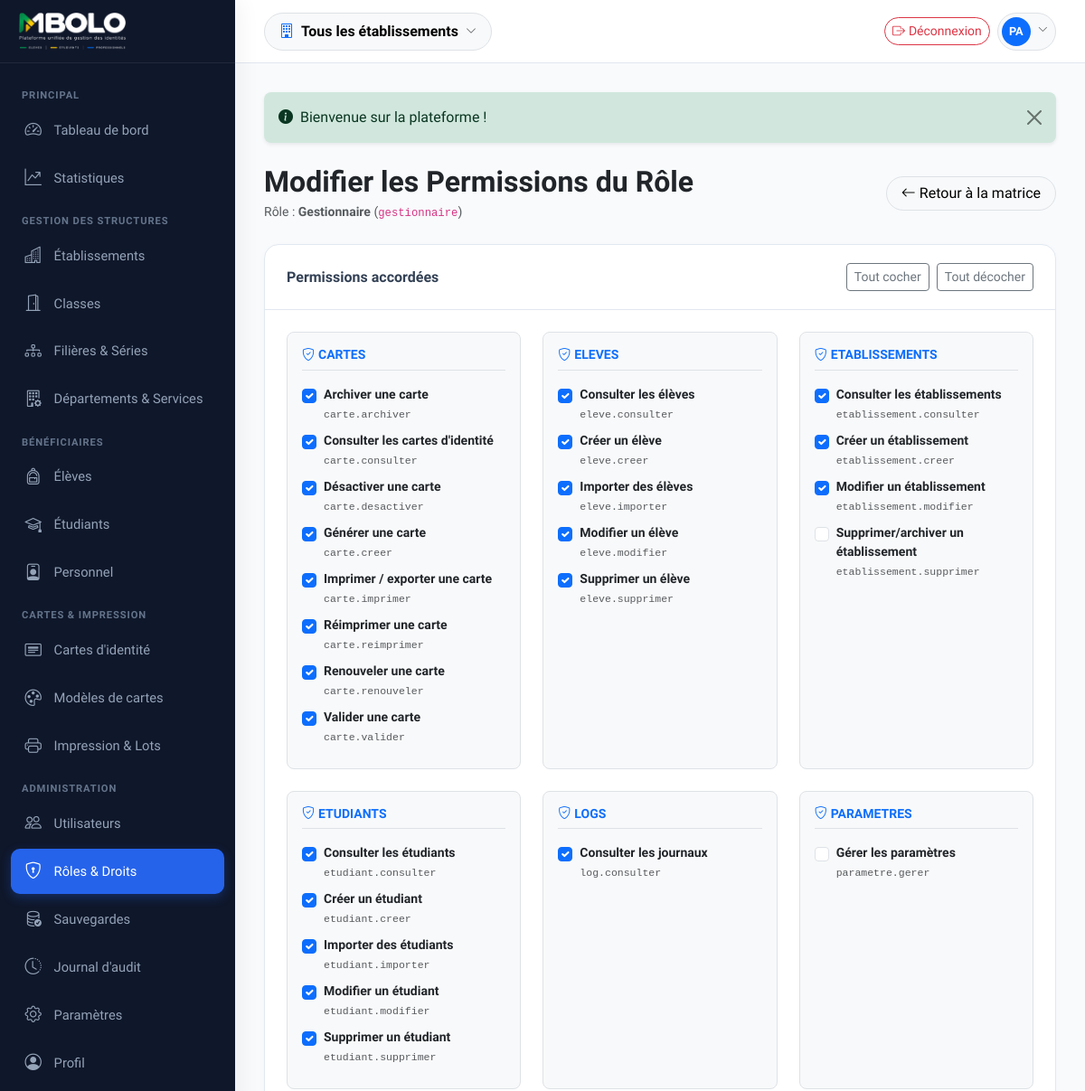
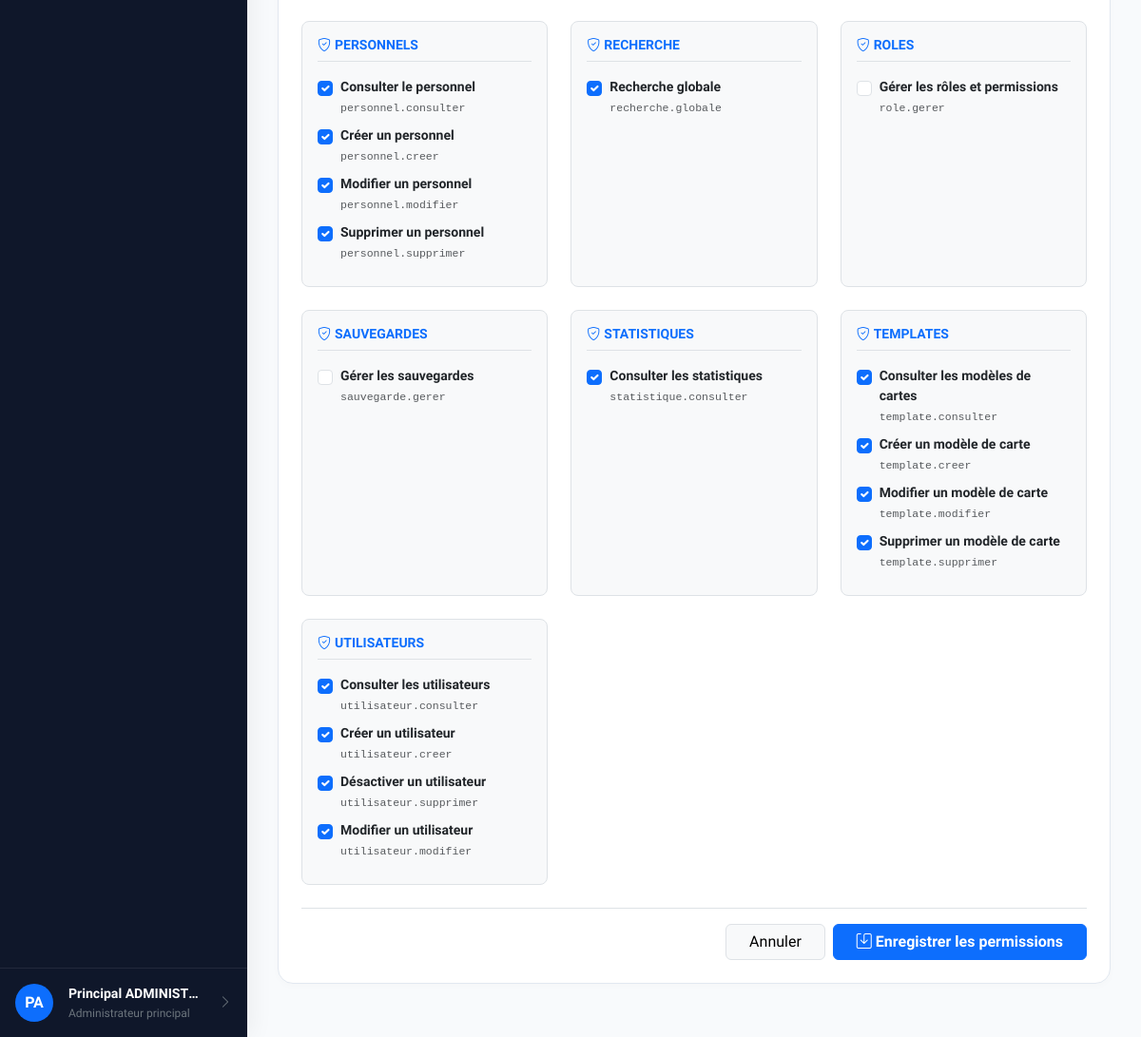
Screenshot of /roles/2/modifier (signed in) with the database file from the repository (2 pictures, top to bottom).
### tables this page shows
CREATE TABLE IF NOT EXISTS roles (
    id BIGINT UNSIGNED AUTO_INCREMENT PRIMARY KEY,
    code VARCHAR(50) NOT NULL UNIQUE,
    libelle VARCHAR(100) NOT NULL,
    description VARCHAR(255) NULL,
    created_at DATETIME NOT NULL DEFAULT CURRENT_TIMESTAMP
);

CREATE TABLE IF NOT EXISTS permissions (
    id BIGINT UNSIGNED AUTO_INCREMENT PRIMARY KEY,
    code VARCHAR(100) NOT NULL UNIQUE,
    module VARCHAR(50) NOT NULL,
    libelle VARCHAR(150) NOT NULL
);

### app/Views/roles/edit.php (the view, shortened to what the rows shown need)
<div class="d-flex justify-content-between align-items-center mb-4">
    <div>
        <h2 class="fw-bold text-dark mb-1">Modifier les Permissions du Rôle</h2>
        <p class="text-muted small mb-0">Rôle : <strong><?= htmlspecialchars($role['libelle']) ?></strong> (<code><?= htmlspecialchars($role['code']) ?></code>)</p>
    </div>
    <a href="<?= $base_path ?>/roles" class="btn btn-light border rounded-pill px-3">
        <i class="bi bi-arrow-left me-1"></i>Retour à la matrice
    </a>
</div>
<form action="<?= $base_path ?>/roles/<?= $role['id'] ?>/modifier" method="POST">
    <div class="card-custom mb-4">
        <div class="card-header-custom d-flex justify-content-between align-items-center">
            <h6 class="fw-bold mb-0">Permissions accordées</h6>
            <div class="d-flex gap-2">
                <button type="button" class="btn btn-outline-secondary btn-sm" id="btnCheckAll">Tout cocher</button>
                <button type="button" class="btn btn-outline-secondary btn-sm" id="btnUncheckAll">Tout décocher</button>
            </div>
        </div>
        <div class="p-4">
            <div class="row g-4">
                <?php foreach ($groupedPermissions as $module => $perms): ?>
                    <div class="col-md-6 col-lg-4">
                        <div class="border rounded-3 p-3 bg-light h-100">
                            <h6 class="fw-bold text-primary text-uppercase small mb-3 border-bottom pb-2">
                                <i class="bi bi-shield-check me-1"></i><?= htmlspecialchars($module) ?>
                            </h6>
                            <?php foreach ($perms as $p): ?>
                                <div class="form-check mb-2">
                                    <input class="form-check-input perm-checkbox" type="checkbox"
                                           name="permissions[]" value="<?= $p['id'] ?>"
                                           id="perm_<?= $p['id'] ?>"
                                           <?= in_array($p['id'], $activePermissionIds, true) ? 'checked' : '' ?>>
                                    <label class="form-check-label small" for="perm_<?= $p['id'] ?>">
                                        <div class="fw-semibold text-dark"><?= htmlspecialchars($p['libelle']) ?></div>
                                        <code class="text-muted" style="font-size: 0.72rem;"><?= htmlspecialchars($p['code']) ?></code>
                                    </label>
                                </div>
                            <?php endforeach; ?>
                        </div>
                    </div>
                <?php endforeach; ?>
            </div>
            <div class="d-flex justify-content-end gap-2 mt-4 pt-3 border-top">
                <a href="<?= $base_path ?>/roles" class="btn btn-light border px-4">Annuler</a>
                <button type="submit" class="btn btn-primary px-4 fw-semibold">
                    <i class="bi bi-save me-1"></i>Enregistrer les permissions
                </button>
            </div>
        </div>
    </div>
</form>

### app/Core/Router.php (shortened to what the rows shown need)
<?php
class Router
{
    private array $routes = [];
    private Request $request;
    private Response $response;
    public function __construct(Request $request, Response $response)
    {
        $this->request = $request;
        $this->response = $response;
    }
    private function addRoute(string $method, string $path, array|callable $handler, array $middlewares): void
    {
        $normalizedPath = '/' . trim($path, '/');
        $pattern = preg_replace('/\{([a-zA-Z0-9_]+)\}/', '(?P<$1>[^/]+)', $normalizedPath);
        $pattern = '#^' . $pattern . '$#';
        $this->routes[] = [
            'method' => $method,
            'path' => $normalizedPath,
            'pattern' => $pattern,
            'handler' => $handler,
            'middlewares' => $middlewares
        ];
    }
    public function dispatch(): void
    {
        $currentPath = $this->request->getPath();
        foreach ($this->routes as $route) {
            if (preg_match($route['pattern'], $currentPath, $matches)) {
                $params = [];
                foreach ($matches as $key => $value) {
                    if (is_string($key)) {
                        $params[$key] = urldecode($value);
                    }
                }
                $handler = $route['handler'];
                if (is_array($handler)) {
                    [$controllerClass, $method] = $handler;
                    $controller = new $controllerClass($this->request, $this->response);
                    $controller->$method($params);
                    return;
                }
            }
        }
        $this->response->setStatusCode(404);
            ?>
            <?php
    }
}

### rows the page displays
roles: libelle "Gestionnaire", code "gestionnaire"
permissions: id "☑", libelle "Archiver une carte", code "carte.archiver"
permissions: id "☑", libelle "Consulter les cartes d'identité", code "carte.consulter"
permissions: id "☑", libelle "Désactiver une carte", code "carte.desactiver"
permissions: id "☑", libelle "Générer une carte", code "carte.creer"
permissions: id "☑", libelle "Imprimer / exporter une carte", code "carte.imprimer"
permissions: id "☑", libelle "Réimprimer une carte", code "carte.reimprimer"
permissions: id "☑", libelle "Renouveler une carte", code "carte.renouveler"
permissions: id "☑", libelle "Valider une carte", code "carte.valider"
permissions: id "☑", libelle "Consulter les élèves", code "eleve.consulter"
permissions: id "☑", libelle "Créer un élève", code "eleve.creer"
permissions: id "☑", libelle "Importer des élèves", code "eleve.importer"
permissions: id "☑", libelle "Modifier un élève", code "eleve.modifier"
permissions: id "☑", libelle "Supprimer un élève", code "eleve.supprimer"
permissions: id "☑", libelle "Consulter les établissements", code "etablissement.consulter"
permissions: id "☑", libelle "Créer un établissement", code "etablissement.creer"
permissions: id "☑", libelle "Modifier un établissement", code "etablissement.modifier"
permissions: libelle "Supprimer/archiver un établissement", code "etablissement.supprimer"
permissions: id "☑", libelle "Consulter les étudiants", code "etudiant.consulter"
permissions: id "☑", libelle "Créer un étudiant", code "etudiant.creer"
permissions: id "☑", libelle "Importer des étudiants", code "etudiant.importer"
permissions: id "☑", libelle "Modifier un étudiant", code "etudiant.modifier"
permissions: id "☑", libelle "Supprimer un étudiant", code "etudiant.supprimer"
permissions: id "☑", libelle "Consulter les journaux", code "log.consulter"
permissions: libelle "Gérer les paramètres", code "parametre.gerer"
permissions: id "☑", libelle "Consulter le personnel", code "personnel.consulter"
permissions: id "☑", libelle "Créer un personnel", code "personnel.creer"
permissions: id "☑", libelle "Modifier un personnel", code "personnel.modifier"
permissions: id "☑", libelle "Supprimer un personnel", code "personnel.supprimer"
permissions: id "☑", libelle "Recherche globale", code "recherche.globale"
permissions: libelle "Gérer les rôles et permissions", code "role.gerer"
permissions: libelle "Gérer les sauvegardes", code "sauvegarde.gerer"
permissions: id "☑", libelle "Consulter les statistiques", code "statistique.consulter"
permissions: id "☑", libelle "Consulter les modèles de cartes", code "template.consulter"
permissions: id "☑", libelle "Créer un modèle de carte", code "template.creer"
permissions: id "☑", libelle "Modifier un modèle de carte", code "template.modifier"
permissions: id "☑", libelle "Supprimer un modèle de carte", code "template.supprimer"
permissions: id "☑", libelle "Consulter les utilisateurs", code "utilisateur.consulter"
permissions: id "☑", libelle "Créer un utilisateur", code "utilisateur.creer"
permissions: id "☑", libelle "Désactiver un utilisateur", code "utilisateur.supprimer"
permissions: id "☑", libelle "Modifier un utilisateur", code "utilisateur.modifier"

### other values shown
$msg "Bienvenue sur la plateforme !"
$module "CARTES"
$module "ELEVES"
$module "ETABLISSEMENTS"
$module "ETUDIANTS"
$module "LOGS"
$module "PARAMETRES"
$module "PERSONNELS"
$module "RECHERCHE"
$module "ROLES"
$module "SAUVEGARDES"
$module "STATISTIQUES"
$module "TEMPLATES"
$module "UTILISATEURS"
